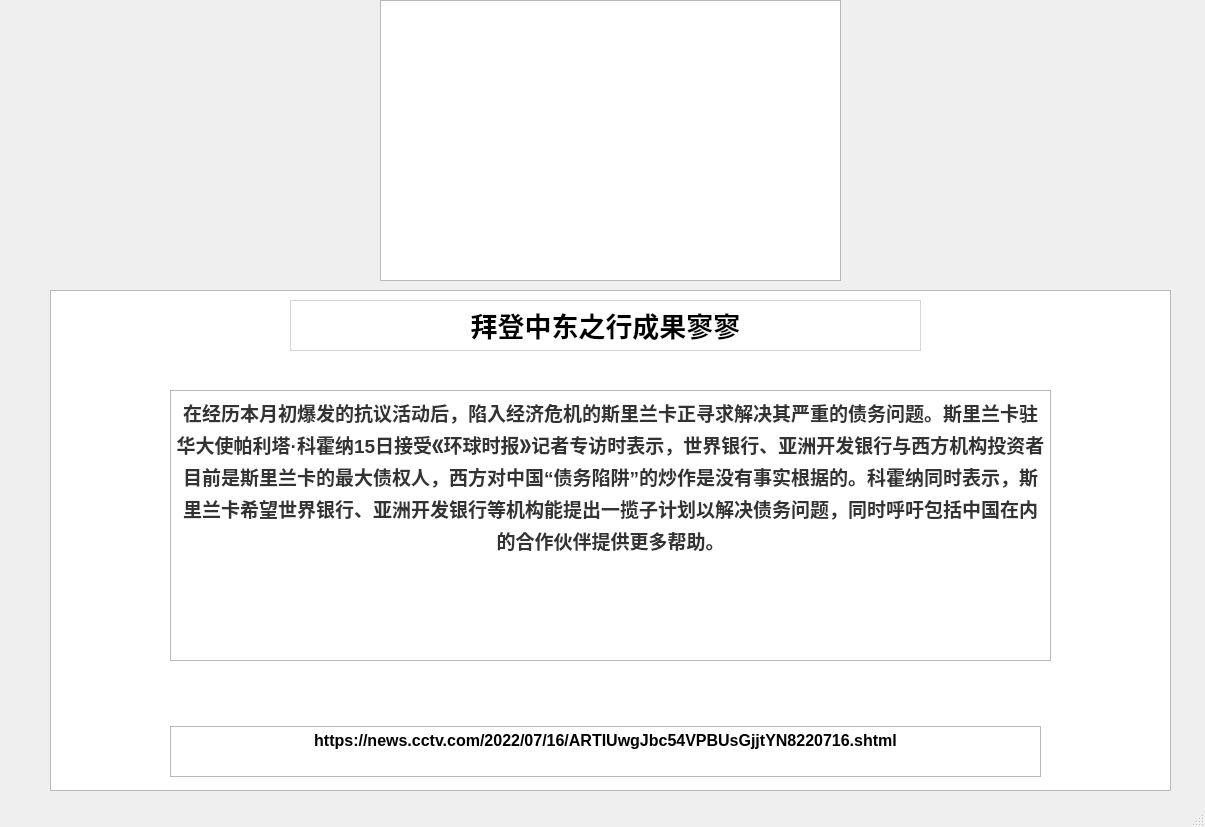
<?xml version="1.0" encoding="UTF-8"?>
<ui version="4.0">
 <class>MainWindow</class>
 <widget class="QMainWindow" name="MainWindow">
  <property name="geometry">
   <rect>
    <x>0</x>
    <y>0</y>
    <width>1205</width>
    <height>827</height>
   </rect>
  </property>
  <property name="windowTitle">
   <string>MainWindow</string>
  </property>
  <widget class="QWidget" name="centralwidget">
   <property name="styleSheet">
    <string notr="true">#centralwidget{background-image: url(:/mainBackground/1.jpg);}</string>
   </property>
   <widget class="QGraphicsView" name="newspicture">
    <property name="geometry">
     <rect>
      <x>380</x>
      <y>0</y>
      <width>461</width>
      <height>281</height>
     </rect>
    </property>
    <property name="viewportUpdateMode">
     <enum>QGraphicsView::SmartViewportUpdate</enum>
    </property>
   </widget>
   <widget class="QTextEdit" name="title">
    <property name="geometry">
     <rect>
      <x>290</x>
      <y>300</y>
      <width>631</width>
      <height>51</height>
     </rect>
    </property>
    <property name="styleSheet">
     <string notr="true">background-color: rgba(255, 255, 255, 180);
</string>
    </property>
    <property name="html">
     <string>&lt;!DOCTYPE HTML PUBLIC &quot;-//W3C//DTD HTML 4.0//EN&quot; &quot;http://www.w3.org/TR/REC-html40/strict.dtd&quot;&gt;
&lt;html&gt;&lt;head&gt;&lt;meta name=&quot;qrichtext&quot; content=&quot;1&quot; /&gt;&lt;style type=&quot;text/css&quot;&gt;
p, li { white-space: pre-wrap; }
&lt;/style&gt;&lt;/head&gt;&lt;body style=&quot; font-family:'SimSun'; font-size:9pt; font-weight:400; font-style:normal;&quot;&gt;
&lt;p align=&quot;center&quot; style=&quot; margin-top:0px; margin-bottom:0px; margin-left:0px; margin-right:0px; -qt-block-indent:0; text-indent:0px;&quot;&gt;&lt;span style=&quot; font-family:'思源黑体'; font-size:20pt; font-weight:600;&quot;&gt;拜登中东之行成果寥寥&lt;/span&gt;&lt;/p&gt;&lt;/body&gt;&lt;/html&gt;</string>
    </property>
    <property name="tabStopWidth">
     <number>90</number>
    </property>
   </widget>
   <widget class="QTextEdit" name="empty">
    <property name="geometry">
     <rect>
      <x>50</x>
      <y>290</y>
      <width>1121</width>
      <height>501</height>
     </rect>
    </property>
    <property name="html">
     <string>&lt;!DOCTYPE HTML PUBLIC &quot;-//W3C//DTD HTML 4.0//EN&quot; &quot;http://www.w3.org/TR/REC-html40/strict.dtd&quot;&gt;
&lt;html&gt;&lt;head&gt;&lt;meta name=&quot;qrichtext&quot; content=&quot;1&quot; /&gt;&lt;style type=&quot;text/css&quot;&gt;
p, li { white-space: pre-wrap; }
&lt;/style&gt;&lt;/head&gt;&lt;body style=&quot; font-family:'SimSun'; font-size:9pt; font-weight:400; font-style:normal;&quot;&gt;
&lt;p align=&quot;center&quot; style=&quot;-qt-paragraph-type:empty; margin-top:0px; margin-bottom:0px; margin-left:0px; margin-right:0px; -qt-block-indent:0; text-indent:0px;&quot;&gt;&lt;br /&gt;&lt;/p&gt;&lt;/body&gt;&lt;/html&gt;</string>
    </property>
   </widget>
   <widget class="QTextEdit" name="textEdit">
    <property name="geometry">
     <rect>
      <x>170</x>
      <y>390</y>
      <width>881</width>
      <height>271</height>
     </rect>
    </property>
    <property name="html">
     <string>&lt;!DOCTYPE HTML PUBLIC &quot;-//W3C//DTD HTML 4.0//EN&quot; &quot;http://www.w3.org/TR/REC-html40/strict.dtd&quot;&gt;
&lt;html&gt;&lt;head&gt;&lt;meta name=&quot;qrichtext&quot; content=&quot;1&quot; /&gt;&lt;style type=&quot;text/css&quot;&gt;
p, li { white-space: pre-wrap; }
&lt;/style&gt;&lt;/head&gt;&lt;body style=&quot; font-family:'SimSun'; font-size:9pt; font-weight:400; font-style:normal;&quot;&gt;
&lt;p align=&quot;center&quot; style=&quot; margin-top:0px; margin-bottom:30px; margin-left:0px; margin-right:0px; -qt-block-indent:0; text-indent:0px; line-height:32px; background-color:#ffffff;&quot;&gt;&lt;span style=&quot; font-family:'PingFangSC-Regular','Helvetica','Arial','Microsoft Yahei','sans-serif'; font-size:14pt; font-weight:600; color:#333333; background-color:#ffffff;&quot;&gt;在经历本月初爆发的抗议活动后，陷入经济危机的斯里兰卡正寻求解决其严重的债务问题。斯里兰卡驻华大使帕利塔·科霍纳15日接受《环球时报》记者专访时表示，世界银行、亚洲开发银行与西方机构投资者目前是斯里兰卡的最大债权人，西方对中国“债务陷阱”的炒作是没有事实根据的。科霍纳同时表示，斯里兰卡希望世界银行、亚洲开发银行等机构能提出一揽子计划以解决债务问题，同时呼吁包括中国在内的合作伙伴提供更多帮助。&lt;/span&gt;&lt;/p&gt;&lt;/body&gt;&lt;/html&gt;</string>
    </property>
   </widget>
   <widget class="QTextEdit" name="textEdit_2">
    <property name="geometry">
     <rect>
      <x>170</x>
      <y>726</y>
      <width>871</width>
      <height>51</height>
     </rect>
    </property>
    <property name="html">
     <string>&lt;!DOCTYPE HTML PUBLIC &quot;-//W3C//DTD HTML 4.0//EN&quot; &quot;http://www.w3.org/TR/REC-html40/strict.dtd&quot;&gt;
&lt;html&gt;&lt;head&gt;&lt;meta name=&quot;qrichtext&quot; content=&quot;1&quot; /&gt;&lt;style type=&quot;text/css&quot;&gt;
p, li { white-space: pre-wrap; }
&lt;/style&gt;&lt;/head&gt;&lt;body style=&quot; font-family:'SimSun'; font-size:9pt; font-weight:400; font-style:normal;&quot;&gt;
&lt;p align=&quot;center&quot; style=&quot; margin-top:0px; margin-bottom:0px; margin-left:0px; margin-right:0px; -qt-block-indent:0; text-indent:0px;&quot;&gt;&lt;span style=&quot; font-size:12pt; font-weight:600;&quot;&gt;https://news.cctv.com/2022/07/16/ARTIUwgJbc54VPBUsGjjtYN8220716.shtml&lt;/span&gt;&lt;/p&gt;&lt;/body&gt;&lt;/html&gt;</string>
    </property>
   </widget>
   <zorder>newspicture</zorder>
   <zorder>empty</zorder>
   <zorder>title</zorder>
   <zorder>textEdit</zorder>
   <zorder>textEdit_2</zorder>
  </widget>
  <widget class="QStatusBar" name="statusbar"/>
 </widget>
 <resources>
  <include location="src/resources.qrc"/>
 </resources>
 <connections/>
</ui>
